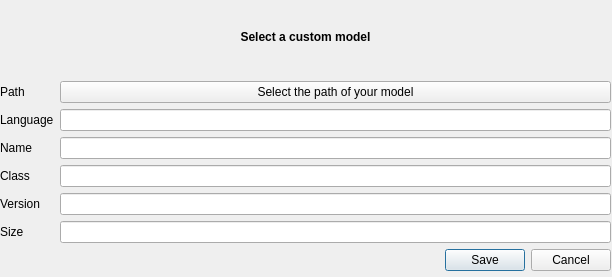
<?xml version="1.0" encoding="UTF-8"?>
<ui version="4.0">
 <class>Dialog</class>
 <widget class="QDialog" name="Dialog">
  <property name="geometry">
   <rect>
    <x>0</x>
    <y>0</y>
    <width>612</width>
    <height>277</height>
   </rect>
  </property>
  <property name="windowTitle">
   <string>Select a custom model</string>
  </property>
  <property name="windowIcon">
   <iconset>
    <normalon>../icons/elograf/scalable/micro.svg</normalon>
   </iconset>
  </property>
  <widget class="QWidget" name="verticalLayoutWidget">
   <property name="geometry">
    <rect>
     <x>0</x>
     <y>0</y>
     <width>611</width>
     <height>271</height>
    </rect>
   </property>
   <layout class="QVBoxLayout" name="verticalLayout">
    <item>
     <widget class="QLabel" name="label">
      <property name="text">
       <string>&lt;html&gt;&lt;head/&gt;&lt;body&gt;&lt;p&gt;&lt;span style=&quot; font-weight:600;&quot;&gt;Select a custom model&lt;/span&gt;&lt;/p&gt;&lt;/body&gt;&lt;/html&gt;</string>
      </property>
      <property name="alignment">
       <set>Qt::AlignCenter</set>
      </property>
     </widget>
    </item>
    <item>
     <layout class="QFormLayout" name="formLayout">
      <item row="0" column="0">
       <widget class="QLabel" name="pathLabel">
        <property name="text">
         <string>Path</string>
        </property>
       </widget>
      </item>
      <item row="0" column="1">
       <widget class="QPushButton" name="filePicker">
        <property name="text">
         <string>Select the path of your model</string>
        </property>
       </widget>
      </item>
      <item row="2" column="0">
       <widget class="QLabel" name="nameLabel">
        <property name="toolTip">
         <string>&lt;html&gt;&lt;head/&gt;&lt;body&gt;&lt;p&gt;Give a name to your model&lt;/p&gt;&lt;/body&gt;&lt;/html&gt;</string>
        </property>
        <property name="text">
         <string>Name</string>
        </property>
       </widget>
      </item>
      <item row="2" column="1">
       <widget class="QLineEdit" name="nameLineEdit"/>
      </item>
      <item row="3" column="0">
       <widget class="QLabel" name="classLabel">
        <property name="toolTip">
         <string>&lt;html&gt;&lt;head/&gt;&lt;body&gt;&lt;p&gt;Indicate a class to your model like small, medium or big&lt;/p&gt;&lt;/body&gt;&lt;/html&gt;</string>
        </property>
        <property name="text">
         <string>Class</string>
        </property>
       </widget>
      </item>
      <item row="3" column="1">
       <widget class="QLineEdit" name="classLineEdit"/>
      </item>
      <item row="4" column="0">
       <widget class="QLabel" name="versionLabel">
        <property name="toolTip">
         <string>&lt;html&gt;&lt;head/&gt;&lt;body&gt;&lt;p&gt;Give a version number to your model&lt;/p&gt;&lt;/body&gt;&lt;/html&gt;</string>
        </property>
        <property name="text">
         <string>Version</string>
        </property>
       </widget>
      </item>
      <item row="4" column="1">
       <widget class="QLineEdit" name="versionLineEdit"/>
      </item>
      <item row="5" column="0">
       <widget class="QLabel" name="sizeLabel">
        <property name="text">
         <string>Size</string>
        </property>
       </widget>
      </item>
      <item row="5" column="1">
       <widget class="QLineEdit" name="sizeLineEdit">
        <property name="enabled">
         <bool>true</bool>
        </property>
        <property name="inputMask">
         <string notr="true"/>
        </property>
        <property name="text">
         <string notr="true"/>
        </property>
        <property name="readOnly">
         <bool>true</bool>
        </property>
       </widget>
      </item>
      <item row="1" column="0">
       <widget class="QLabel" name="languageLabel">
        <property name="text">
         <string>Language</string>
        </property>
       </widget>
      </item>
      <item row="1" column="1">
       <widget class="QLineEdit" name="languageLineEdit"/>
      </item>
     </layout>
    </item>
    <item>
     <widget class="QDialogButtonBox" name="buttonBox">
      <property name="orientation">
       <enum>Qt::Horizontal</enum>
      </property>
      <property name="standardButtons">
       <set>QDialogButtonBox::Cancel|QDialogButtonBox::Save</set>
      </property>
     </widget>
    </item>
   </layout>
  </widget>
 </widget>
 <resources/>
 <connections>
  <connection>
   <sender>buttonBox</sender>
   <signal>accepted()</signal>
   <receiver>Dialog</receiver>
   <slot>accept()</slot>
   <hints>
    <hint type="sourcelabel">
     <x>248</x>
     <y>254</y>
    </hint>
    <hint type="destinationlabel">
     <x>157</x>
     <y>274</y>
    </hint>
   </hints>
  </connection>
  <connection>
   <sender>buttonBox</sender>
   <signal>rejected()</signal>
   <receiver>Dialog</receiver>
   <slot>reject()</slot>
   <hints>
    <hint type="sourcelabel">
     <x>316</x>
     <y>260</y>
    </hint>
    <hint type="destinationlabel">
     <x>286</x>
     <y>274</y>
    </hint>
   </hints>
  </connection>
 </connections>
</ui>
